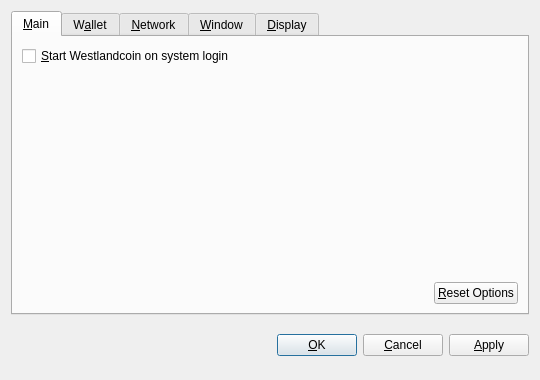
<?xml version="1.0" encoding="UTF-8"?>
<ui version="4.0">
 <class>OptionsDialog</class>
 <widget class="QDialog" name="OptionsDialog">
  <property name="geometry">
   <rect>
    <x>0</x>
    <y>0</y>
    <width>540</width>
    <height>380</height>
   </rect>
  </property>
  <property name="windowTitle">
   <string>Options</string>
  </property>
  <property name="modal">
   <bool>true</bool>
  </property>
  <layout class="QVBoxLayout" name="verticalLayout">
   <item>
    <widget class="QTabWidget" name="tabWidget">
     <property name="tabPosition">
      <enum>QTabWidget::North</enum>
     </property>
     <property name="currentIndex">
      <number>0</number>
     </property>
     <widget class="QWidget" name="tabMain">
      <attribute name="title">
       <string>&amp;Main</string>
      </attribute>
      <layout class="QVBoxLayout" name="verticalLayout_Main">
       <item>
        <widget class="QCheckBox" name="bitcoinAtStartup">
         <property name="toolTip">
          <string>Automatically start Westlandcoin after logging in to the system.</string>
         </property>
         <property name="text">
          <string>&amp;Start Westlandcoin on system login</string>
         </property>
        </widget>
       </item>
       <item>
        <spacer name="verticalSpacer_Main">
         <property name="orientation">
          <enum>Qt::Vertical</enum>
         </property>
         <property name="sizeHint" stdset="0">
          <size>
           <width>20</width>
           <height>40</height>
          </size>
         </property>
        </spacer>
       </item>
       <item>
        <layout class="QHBoxLayout" name="horizontalLayout_2_Main">
         <item>
          <spacer name="horizontalSpacer_2_Main">
           <property name="orientation">
            <enum>Qt::Horizontal</enum>
           </property>
           <property name="sizeHint" stdset="0">
            <size>
             <width>40</width>
             <height>20</height>
            </size>
           </property>
          </spacer>
         </item>
         <item>
          <widget class="QPushButton" name="resetButton">
           <property name="toolTip">
            <string>Reset all client options to default.</string>
           </property>
           <property name="text">
            <string>&amp;Reset Options</string>
           </property>
           <property name="autoDefault">
            <bool>false</bool>
           </property>
          </widget>
         </item>
        </layout>
       </item>
      </layout>
     </widget>
     <widget class="QWidget" name="tabWallet">
      <attribute name="title">
       <string>W&amp;allet</string>
      </attribute>
      <layout class="QVBoxLayout" name="verticalLayout_Network">
       <item>
        <widget class="QLabel" name="transactionFeeInfoLabel">
         <property name="text">
          <string>Optional transaction fee per kB that helps make sure your transactions are processed quickly. Most transactions are 1 kB.</string>
         </property>
         <property name="textFormat">
          <enum>Qt::PlainText</enum>
         </property>
         <property name="wordWrap">
          <bool>true</bool>
         </property>
        </widget>
       </item>
       <item>
        <layout class="QHBoxLayout" name="horizontalLayout_1_Main">
         <item>
          <widget class="QLabel" name="transactionFeeLabel">
           <property name="text">
            <string>Pay transaction &amp;fee</string>
           </property>
           <property name="textFormat">
            <enum>Qt::PlainText</enum>
           </property>
           <property name="buddy">
            <cstring>transactionFee</cstring>
           </property>
          </widget>
         </item>
         <item>
          <widget class="BitcoinAmountField" name="transactionFee"/>
         </item>
         <item>
          <spacer name="horizontalSpacer_1_Main">
           <property name="orientation">
            <enum>Qt::Horizontal</enum>
           </property>
           <property name="sizeHint" stdset="0">
            <size>
             <width>40</width>
             <height>20</height>
            </size>
           </property>
          </spacer>
         </item>
        </layout>
       </item>
       <item>
        <widget class="QLabel" name="label">
         <property name="text">
          <string>If you disable the spending of unconfirmed change, the change from a transaction cannot be used until that transaction has at least one confirmation. This also affects how your balance is computed.</string>
         </property>
         <property name="wordWrap">
          <bool>true</bool>
         </property>
        </widget>
       </item>
       <item>
        <widget class="QCheckBox" name="spendZeroConfChange">
         <property name="text">
          <string>Spend unconfirmed change  (experts only)</string>
         </property>
        </widget>
       </item>
       <item>
        <spacer name="verticalSpacer">
         <property name="orientation">
          <enum>Qt::Vertical</enum>
         </property>
         <property name="sizeHint" stdset="0">
          <size>
           <width>20</width>
           <height>40</height>
          </size>
         </property>
        </spacer>
       </item>
      </layout>
     </widget>
     <widget class="QWidget" name="tabNetwork">
      <attribute name="title">
       <string>&amp;Network</string>
      </attribute>
      <layout class="QVBoxLayout" name="verticalLayout_Network">
       <item>
        <widget class="QCheckBox" name="mapPortUpnp">
         <property name="toolTip">
          <string>Automatically open the Westlandcoin client port on the router. This only works when your router supports UPnP and it is enabled.</string>
         </property>
         <property name="text">
          <string>Map port using &amp;UPnP</string>
         </property>
        </widget>
       </item>
       <item>
        <widget class="QCheckBox" name="connectSocks">
         <property name="toolTip">
          <string>Connect to the Westlandcoin network through a SOCKS proxy (e.g. when connecting through Tor).</string>
         </property>
         <property name="text">
          <string>&amp;Connect through SOCKS proxy:</string>
         </property>
        </widget>
       </item>
       <item>
        <layout class="QHBoxLayout" name="horizontalLayout_Network">
         <item>
          <widget class="QLabel" name="proxyIpLabel">
           <property name="text">
            <string>Proxy &amp;IP:</string>
           </property>
           <property name="textFormat">
            <enum>Qt::PlainText</enum>
           </property>
           <property name="buddy">
            <cstring>proxyIp</cstring>
           </property>
          </widget>
         </item>
         <item>
          <widget class="QValidatedLineEdit" name="proxyIp">
           <property name="maximumSize">
            <size>
             <width>140</width>
             <height>16777215</height>
            </size>
           </property>
           <property name="toolTip">
            <string>IP address of the proxy (e.g. 127.0.0.1)</string>
           </property>
          </widget>
         </item>
         <item>
          <widget class="QLabel" name="proxyPortLabel">
           <property name="text">
            <string>&amp;Port:</string>
           </property>
           <property name="textFormat">
            <enum>Qt::PlainText</enum>
           </property>
           <property name="buddy">
            <cstring>proxyPort</cstring>
           </property>
          </widget>
         </item>
         <item>
          <widget class="QLineEdit" name="proxyPort">
           <property name="maximumSize">
            <size>
             <width>55</width>
             <height>16777215</height>
            </size>
           </property>
           <property name="toolTip">
            <string>Port of the proxy (e.g. 9050)</string>
           </property>
          </widget>
         </item>
         <item>
          <widget class="QLabel" name="socksVersionLabel">
           <property name="text">
            <string>SOCKS &amp;Version:</string>
           </property>
           <property name="textFormat">
            <enum>Qt::PlainText</enum>
           </property>
           <property name="buddy">
            <cstring>socksVersion</cstring>
           </property>
          </widget>
         </item>
         <item>
          <widget class="QValueComboBox" name="socksVersion">
           <property name="toolTip">
            <string>SOCKS version of the proxy (e.g. 5)</string>
           </property>
          </widget>
         </item>
         <item>
          <spacer name="horizontalSpacer_Network">
           <property name="orientation">
            <enum>Qt::Horizontal</enum>
           </property>
           <property name="sizeHint" stdset="0">
            <size>
             <width>40</width>
             <height>20</height>
            </size>
           </property>
          </spacer>
         </item>
        </layout>
       </item>
       <item>
        <spacer name="verticalSpacer_Network">
         <property name="orientation">
          <enum>Qt::Vertical</enum>
         </property>
         <property name="sizeHint" stdset="0">
          <size>
           <width>20</width>
           <height>40</height>
          </size>
         </property>
        </spacer>
       </item>
      </layout>
     </widget>
     <widget class="QWidget" name="tabWindow">
      <attribute name="title">
       <string>&amp;Window</string>
      </attribute>
      <layout class="QVBoxLayout" name="verticalLayout_Window">
       <item>
        <widget class="QCheckBox" name="minimizeToTray">
         <property name="toolTip">
          <string>Show only a tray icon after minimizing the window.</string>
         </property>
         <property name="text">
          <string>&amp;Minimize to the tray instead of the taskbar</string>
         </property>
        </widget>
       </item>
       <item>
        <widget class="QCheckBox" name="minimizeOnClose">
         <property name="toolTip">
          <string>Minimize instead of exit the application when the window is closed. When this option is enabled, the application will be closed only after selecting Quit in the menu.</string>
         </property>
         <property name="text">
          <string>M&amp;inimize on close</string>
         </property>
        </widget>
       </item>
       <item>
        <spacer name="verticalSpacer_Window">
         <property name="orientation">
          <enum>Qt::Vertical</enum>
         </property>
         <property name="sizeHint" stdset="0">
          <size>
           <width>20</width>
           <height>40</height>
          </size>
         </property>
        </spacer>
       </item>
      </layout>
     </widget>
     <widget class="QWidget" name="tabDisplay">
      <attribute name="title">
       <string>&amp;Display</string>
      </attribute>
      <layout class="QVBoxLayout" name="verticalLayout_Display">
       <item>
        <layout class="QHBoxLayout" name="horizontalLayout_1_Display">
         <item>
          <widget class="QLabel" name="langLabel">
           <property name="text">
            <string>User Interface &amp;language:</string>
           </property>
           <property name="textFormat">
            <enum>Qt::PlainText</enum>
           </property>
           <property name="buddy">
            <cstring>lang</cstring>
           </property>
          </widget>
         </item>
         <item>
          <widget class="QValueComboBox" name="lang">
           <property name="toolTip">
            <string>The user interface language can be set here. This setting will take effect after restarting Westlandcoin.</string>
           </property>
          </widget>
         </item>
        </layout>
       </item>
       <item>
        <layout class="QHBoxLayout" name="horizontalLayout_2_Display">
         <item>
          <widget class="QLabel" name="unitLabel">
           <property name="text">
            <string>&amp;Unit to show amounts in:</string>
           </property>
           <property name="textFormat">
            <enum>Qt::PlainText</enum>
           </property>
           <property name="buddy">
            <cstring>unit</cstring>
           </property>
          </widget>
         </item>
         <item>
          <widget class="QValueComboBox" name="unit">
           <property name="toolTip">
            <string>Choose the default subdivision unit to show in the interface and when sending coins.</string>
           </property>
          </widget>
         </item>
        </layout>
       </item>
       <item>
        <widget class="QCheckBox" name="displayAddresses">
         <property name="toolTip">
          <string>Whether to show Westlandcoin addresses in the transaction list or not.</string>
         </property>
         <property name="text">
          <string>&amp;Display addresses in transaction list</string>
         </property>
        </widget>
       </item>
       <item>
        <widget class="QCheckBox" name="coinControlFeatures">
         <property name="toolTip">
          <string>Whether to show coin control features or not.</string>
         </property>
         <property name="text">
          <string>Display coin &amp;control features (experts only!)</string>
         </property>
        </widget>
       </item>
       <item>
        <spacer name="verticalSpacer_Display">
         <property name="orientation">
          <enum>Qt::Vertical</enum>
         </property>
         <property name="sizeHint" stdset="0">
          <size>
           <width>20</width>
           <height>40</height>
          </size>
         </property>
        </spacer>
       </item>
      </layout>
     </widget>
    </widget>
   </item>
   <item>
    <layout class="QHBoxLayout" name="horizontalLayout_Buttons">
     <item>
      <spacer name="horizontalSpacer_1">
       <property name="orientation">
        <enum>Qt::Horizontal</enum>
       </property>
       <property name="sizeHint" stdset="0">
        <size>
         <width>40</width>
         <height>48</height>
        </size>
       </property>
      </spacer>
     </item>
     <item>
      <widget class="QLabel" name="statusLabel">
       <property name="font">
        <font>
         <weight>75</weight>
         <bold>true</bold>
        </font>
       </property>
       <property name="text">
        <string/>
       </property>
       <property name="textFormat">
        <enum>Qt::PlainText</enum>
       </property>
       <property name="wordWrap">
        <bool>true</bool>
       </property>
      </widget>
     </item>
     <item>
      <spacer name="horizontalSpacer_2">
       <property name="orientation">
        <enum>Qt::Horizontal</enum>
       </property>
       <property name="sizeHint" stdset="0">
        <size>
         <width>40</width>
         <height>48</height>
        </size>
       </property>
      </spacer>
     </item>
     <item>
      <widget class="QPushButton" name="okButton">
       <property name="text">
        <string>&amp;OK</string>
       </property>
      </widget>
     </item>
     <item>
      <widget class="QPushButton" name="cancelButton">
       <property name="text">
        <string>&amp;Cancel</string>
       </property>
       <property name="autoDefault">
        <bool>false</bool>
       </property>
      </widget>
     </item>
     <item>
      <widget class="QPushButton" name="applyButton">
       <property name="text">
        <string>&amp;Apply</string>
       </property>
       <property name="autoDefault">
        <bool>false</bool>
       </property>
      </widget>
     </item>
    </layout>
   </item>
  </layout>
 </widget>
 <customwidgets>
  <customwidget>
   <class>BitcoinAmountField</class>
   <extends>QSpinBox</extends>
   <header>bitcoinamountfield.h</header>
  </customwidget>
  <customwidget>
   <class>QValueComboBox</class>
   <extends>QComboBox</extends>
   <header>qvaluecombobox.h</header>
  </customwidget>
  <customwidget>
   <class>QValidatedLineEdit</class>
   <extends>QLineEdit</extends>
   <header>qvalidatedlineedit.h</header>
  </customwidget>
 </customwidgets>
 <resources/>
 <connections/>
</ui>
